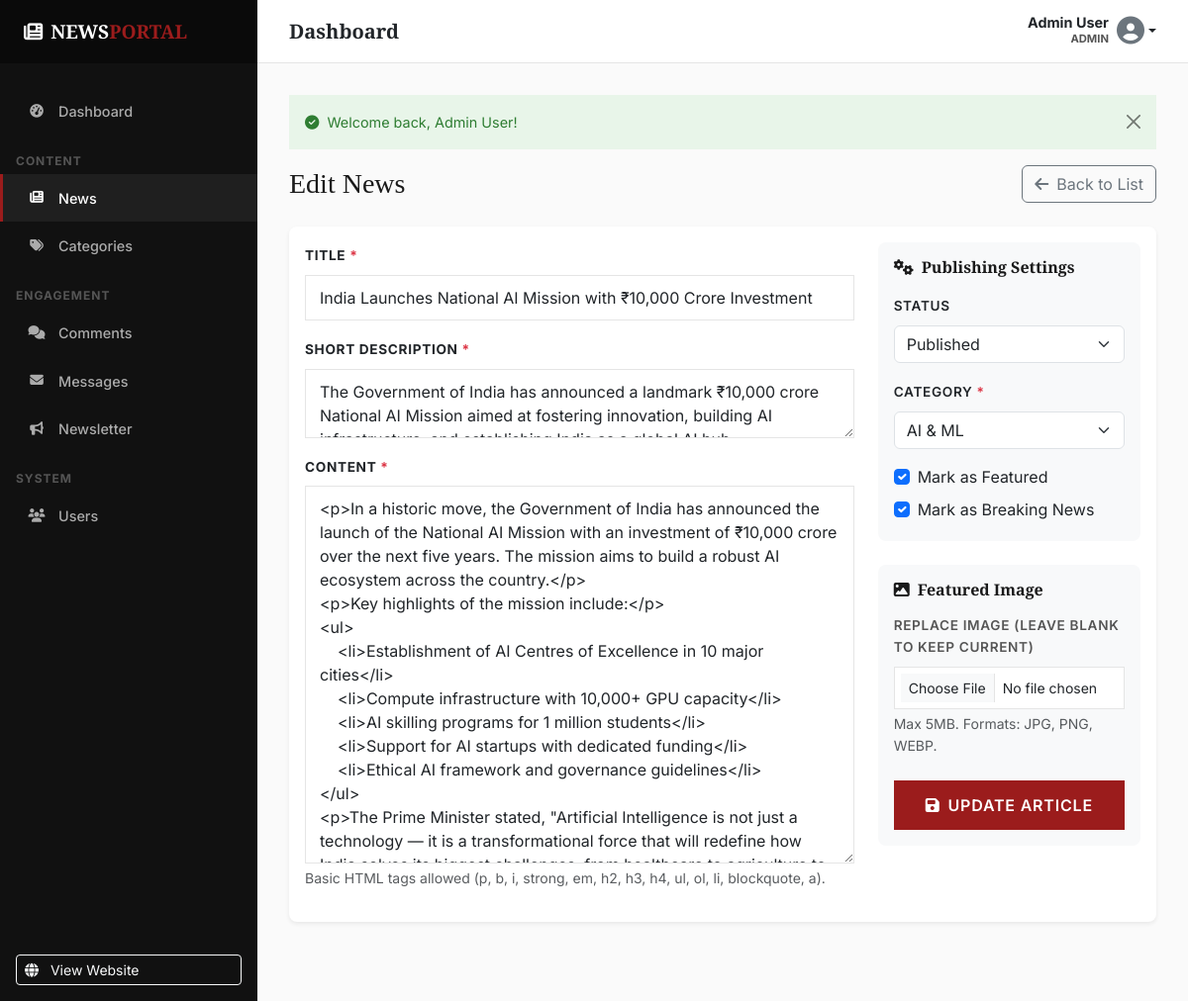
The page /admin/news/edit.php?id=1 (signed in) on the database as committed earlier.
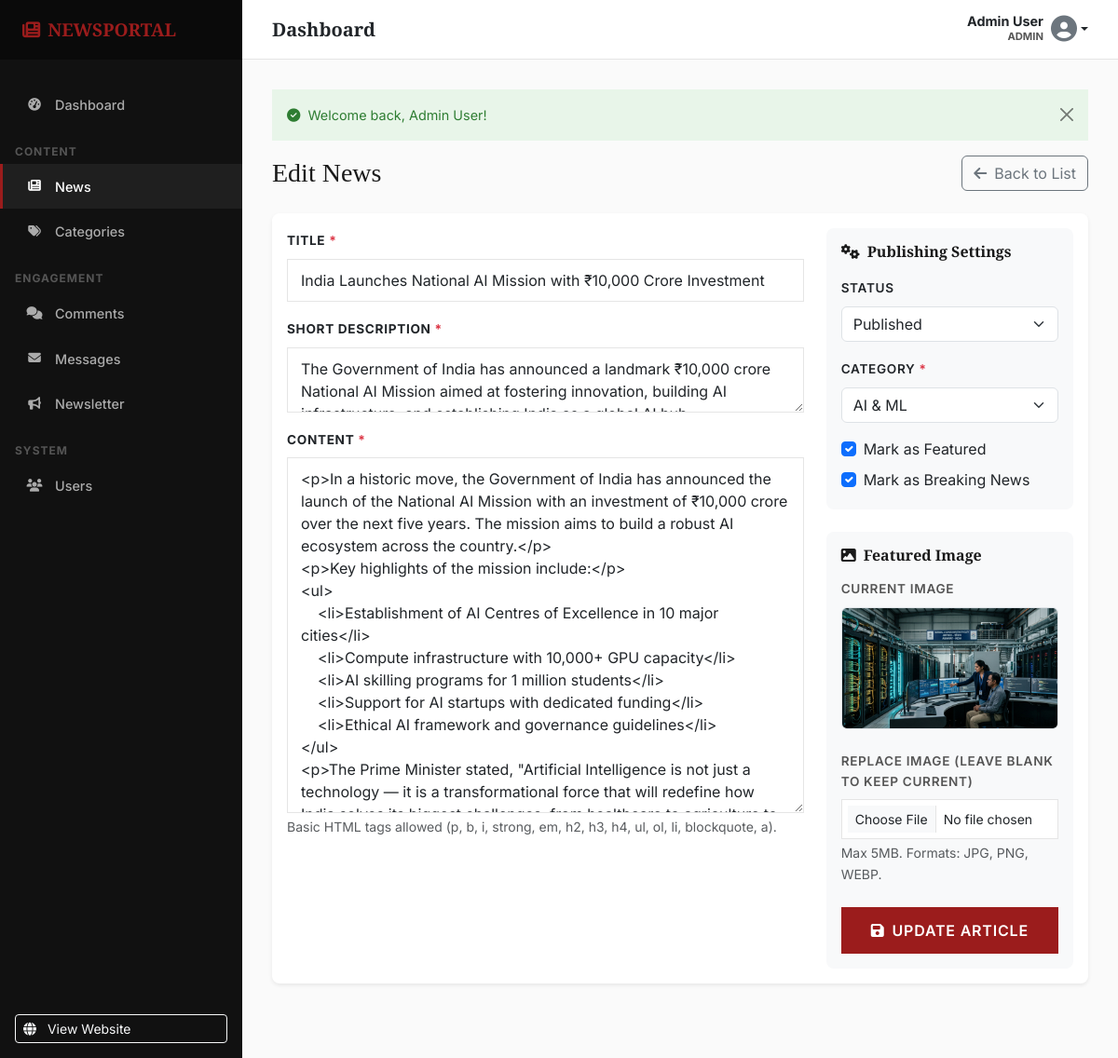
The same page on the database as committed later.
### tables this page shows
CREATE TABLE IF NOT EXISTS `news` (
    `id`                INT UNSIGNED    NOT NULL AUTO_INCREMENT,
    `category_id`       INT UNSIGNED    NOT NULL,
    `author_id`         INT UNSIGNED    NOT NULL,
    `title`             VARCHAR(255)    NOT NULL,
    `slug`              VARCHAR(280)    NOT NULL,
    `short_description` VARCHAR(500)    NOT NULL,
    `content`           LONGTEXT        NOT NULL,
    `featured_image`    VARCHAR(255)    DEFAULT NULL,
    `status`            ENUM('draft', 'published', 'archived') NOT NULL DEFAULT 'draft',
    `is_featured`       TINYINT(1)      NOT NULL DEFAULT 0,
    `is_breaking`       TINYINT(1)      NOT NULL DEFAULT 0,
    `views`             INT UNSIGNED    NOT NULL DEFAULT 0,
    `published_at`      DATETIME        DEFAULT NULL,
    `created_at`        DATETIME        NOT NULL DEFAULT CURRENT_TIMESTAMP,
    `updated_at`        DATETIME        NOT NULL DEFAULT CURRENT_TIMESTAMP ON UPDATE CURRENT_TIMESTAMP,

    PRIMARY KEY (`id`),
    UNIQUE KEY `uk_news_slug` (`slug`),
    INDEX `idx_news_status_published` (`status`, `published_at`),
    INDEX `idx_news_category` (`category_id`),
    INDEX `idx_news_author` (`author_id`),
    INDEX `idx_news_featured` (`is_featured`),
    INDEX `idx_news_breaking` (`is_breaking`),
    INDEX `idx_news_views` (`views`),

    CONSTRAINT `fk_news_category`
        FOREIGN KEY (`category_id`) REFERENCES `categories` (`id`)
        ON DELETE RESTRICT ON UPDATE CASCADE,

    CONSTRAINT `fk_news_author`
        FOREIGN KEY (`author_id`) REFERENCES `users` (`id`)
        ON DELETE RESTRICT ON UPDATE CASCADE
);

CREATE TABLE IF NOT EXISTS `categories` (
    `id`            INT UNSIGNED    NOT NULL AUTO_INCREMENT,
    `name`          VARCHAR(100)    NOT NULL,
    `slug`          VARCHAR(120)    NOT NULL,
    `description`   TEXT            DEFAULT NULL,
    `status`        ENUM('active', 'inactive') NOT NULL DEFAULT 'active',
    `created_at`    DATETIME        NOT NULL DEFAULT CURRENT_TIMESTAMP,
    `updated_at`    DATETIME        NOT NULL DEFAULT CURRENT_TIMESTAMP ON UPDATE CURRENT_TIMESTAMP,

    PRIMARY KEY (`id`),
    UNIQUE KEY `uk_categories_name` (`name`),
    UNIQUE KEY `uk_categories_slug` (`slug`)
);

### includes/functions.php (called while the page is built, shortened)
<?php
function e($value): string
{
    return htmlspecialchars((string) $value, ENT_QUOTES | ENT_SUBSTITUTE, 'UTF-8');
}
function url(string $path = ''): string
{
    $path = ltrim($path, '/');
    $isAdminPath = str_starts_with($path, 'admin/') || $path === 'admin';
    if ($isAdminPath) {
        $path = preg_replace('#^admin/?#', '', $path);
    }
    $port = $_SERVER['SERVER_PORT'] ?? '';
    static $basePath = null;
    if ($basePath === null) {
        $scriptDir = dirname($_SERVER['SCRIPT_NAME'] ?? '');
        $projectRoot = dirname(__DIR__);
        $docRoot = realpath($_SERVER['DOCUMENT_ROOT'] ?? '');
        if ($docRoot && $projectRoot && str_starts_with($projectRoot, $docRoot)) {
            $basePath = str_replace('\\', '/', substr($projectRoot, strlen($docRoot)));
        } else {
            $basePath = $scriptDir;
            if (preg_match('#(/[^/]+)(/admin.*)$#', $basePath, $m)) {
                $basePath = $m[1];
            }
        }
        $basePath = rtrim($basePath, '/');
    }
    return $basePath . '/' . ($isAdminPath ? 'admin/' . $path : $path);
}
function buildUrl(string $path, array $params = []): string
{
    $fullPath = url($path);
    return $fullPath;
}

### includes/auth.php (called while the page is built, shortened)
<?php
function isLoggedIn(): bool
{
    return !empty($_SESSION['user_id']) && !empty($_SESSION['logged_in']);
}
function currentUserRole(): ?string
{
    return isLoggedIn() ? ($_SESSION['user_role'] ?? null) : null;
}
function hasRole(string $role): bool
{
    return isLoggedIn() && currentUserRole() === $role;
}
function isAdmin(): bool
{
    return hasRole('admin');
}
function isAdminOrEditor(): bool
{
    return isAdmin() || isEditor();
}

### admin/news/edit.php (the view, shortened to what the changed rows need)
<?php
require_once __DIR__ . '/../../includes/functions.php';
require_once __DIR__ . '/../includes/header.php';
$pdo = connectDB();
$id = (int)get('id', 0);
$stmt = $pdo->query("SELECT id, name FROM categories WHERE status = 'active' ORDER BY name ASC");
$categories = $stmt->fetchAll();
try {
    $stmt = $pdo->prepare("SELECT * FROM news WHERE id = :id");
    $stmt->execute([':id' => $id]);
    $news = $stmt->fetch();
    $title = $_POST['title'] ?? $news['title'];
    $category_id = $_POST['category_id'] ?? $news['category_id'];
    $short_description = $_POST['short_description'] ?? $news['short_description'];
    $content = $_POST['content'] ?? $news['content'];
    $status = $_POST['status'] ?? $news['status'];
    $is_featured = isset($_POST['is_featured']) ? 1 : (empty($_POST) ? $news['is_featured'] : 0);
    $is_breaking = isset($_POST['is_breaking']) ? 1 : (empty($_POST) ? $news['is_breaking'] : 0);
} catch (PDOException $e) {
    setFlashMessage("Database error.", "error");
    redirect('admin/news/index.php');
}
?>
<div class="d-flex justify-content-between align-items-center mb-4">
    <h1 class="h3 mb-0 text-gray-800">Edit News</h1>
</div>
<div class="card shadow-sm border-0 mb-5">
    <div class="card-body">
        <form method="POST" action="" enctype="multipart/form-data">
            <div class="row">
                <div class="col-lg-8">
                    <div class="mb-3">
                        <label for="title" class="form-label fw-bold">Title <span class="text-danger">*</span></label>
                        <input type="text" class="form-control" id="title" name="title" value="<?= e($title) ?>" required maxlength="255">
                    </div>
                    <div class="mb-3">
                        <label for="short_description" class="form-label fw-bold">Short Description <span class="text-danger">*</span></label>
                        <textarea class="form-control" id="short_description" name="short_description" rows="2" required maxlength="500"><?= e($short_description) ?></textarea>
                    </div>
                    <div class="mb-3">
                        <label for="content" class="form-label fw-bold">Content <span class="text-danger">*</span></label>
                        <textarea class="form-control" id="content" name="content" rows="15" required><?= e($content) ?></textarea>
                        <div class="form-text">Basic HTML tags allowed (p, b, i, strong, em, h2, h3, h4, ul, ol, li, blockquote, a).</div>
                    </div>
                </div>
                <div class="col-lg-4">
                    <div class="card bg-light border-0 mb-4">
                        <div class="card-body">
                            <div class="mb-3">
                                <label for="status" class="form-label">Status</label>
                                <select class="form-select" id="status" name="status">
                                    <option value="published" <?= $status === 'published' ? 'selected' : '' ?>>Published</option>
                                </select>
                            </div>
                            <div class="mb-3">
                                <label for="category_id" class="form-label">Category <span class="text-danger">*</span></label>
                                <select class="form-select" id="category_id" name="category_id" required>
                                    <?php foreach ($categories as $cat): ?>
                                        <option value="<?= $cat['id'] ?>" <?= $category_id == $cat['id'] ? 'selected' : '' ?>><?= e($cat['name']) ?></option>
                                    <?php endforeach; ?>
                                </select>
                            </div>
                            <div class="form-check mb-2">
                                <input class="form-check-input" type="checkbox" id="is_featured" name="is_featured" value="1" <?= $is_featured ? 'checked' : '' ?>>
                                <label class="form-check-label" for="is_featured">Mark as Featured</label>
                            </div>
                            <div class="form-check">
                                <input class="form-check-input" type="checkbox" id="is_breaking" name="is_breaking" value="1" <?= $is_breaking ? 'checked' : '' ?>>
                                <label class="form-check-label" for="is_breaking">Mark as Breaking News</label>
                            </div>
                        </div>
                    </div>
                    <div class="card bg-light border-0">
                        <div class="card-body">
                            <?php if ($news['featured_image']): ?>
                                <div class="mb-3">
                                    <label class="form-label d-block text-muted small">Current Image</label>
                                    <img src="<?= buildUrl($news['featured_image']) ?>" alt="Current Image" class="img-fluid rounded border mb-2" style="max-height: 150px; object-fit: cover;">
                                </div>
                            <?php endif; ?>
                        </div>
                    </div>
                </div>
            </div>
        </form>
    </div>
</div>
<?php require_once __DIR__ . '/../includes/footer.php'; ?>

### admin/includes/sidebar.php (shortened to what the changed rows need)
<aside class="admin-sidebar" id="adminSidebar">
    <a href="<?= buildUrl('admin/index.php') ?>" class="sidebar-brand">
        <i class="fas fa-newspaper me-2"></i> NEWS<span class="brand-accent">PORTAL</span>
    </a>
    <ul class="sidebar-nav">
        <li>
        </li>
        <li class="px-3 mt-3 mb-1 text-uppercase text-muted" style="font-size: 0.75rem; font-weight: 700; letter-spacing: 1px;">Content</li>
        <li>
        </li>
        <?php if (isAdminOrEditor()): ?>
        <li>
        </li>
        <?php endif; ?>
        <li class="px-3 mt-3 mb-1 text-uppercase text-muted" style="font-size: 0.75rem; font-weight: 700; letter-spacing: 1px;">Engagement</li>
        <li>
        </li>
        <li>
        </li>
        <?php if (isAdmin()): ?>
        <li>
        </li>
        <?php endif; ?>
        <?php if (isAdmin()): ?>
        <li class="px-3 mt-3 mb-1 text-uppercase text-muted" style="font-size: 0.75rem; font-weight: 700; letter-spacing: 1px;">System</li>
        <li>
        </li>
        <?php endif; ?>
    </ul>
    <div class="mt-auto p-3">
        <a href="<?= buildUrl('index.php') ?>" class="btn btn-outline-light w-100 btn-sm text-start" target="_blank">
        </a>
    </div>
</aside>

Rows that differ between the two databases and show on the page:
changed news "India Launches National AI Mission with ₹10,000 Crore Investment": featured_image: picture added
Other text that changed with them:
text now shown: "CURRENT IMAGE"
